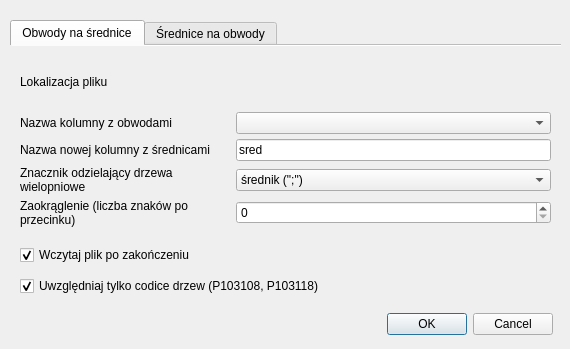
<?xml version="1.0" encoding="UTF-8"?>
<ui version="4.0">
 <class>DiamCalcDialogBase</class>
 <widget class="QDialog" name="DiamCalcDialogBase">
  <property name="windowModality">
   <enum>Qt::ApplicationModal</enum>
  </property>
  <property name="geometry">
   <rect>
    <x>0</x>
    <y>0</y>
    <width>570</width>
    <height>349</height>
   </rect>
  </property>
  <property name="windowTitle">
   <string>Przeliczanie średnic i obwodów drzew jedno oraz wielopniowych</string>
  </property>
  <widget class="QWidget" name="layoutWidget">
   <property name="geometry">
    <rect>
     <x>10</x>
     <y>20</y>
     <width>551</width>
     <height>211</height>
    </rect>
   </property>
   <layout class="QVBoxLayout" name="verticalLayout">
    <item>
     <widget class="QTabWidget" name="main_tab">
      <property name="currentIndex">
       <number>0</number>
      </property>
      <property name="documentMode">
       <bool>true</bool>
      </property>
      <property name="tabsClosable">
       <bool>false</bool>
      </property>
      <property name="movable">
       <bool>false</bool>
      </property>
      <property name="tabBarAutoHide">
       <bool>false</bool>
      </property>
      <widget class="QWidget" name="cir_to_diam_tab">
       <attribute name="title">
        <string>Obwody na średnice</string>
       </attribute>
       <widget class="QWidget" name="layoutWidget">
        <property name="geometry">
         <rect>
          <x>10</x>
          <y>10</y>
          <width>531</width>
          <height>171</height>
         </rect>
        </property>
        <layout class="QGridLayout" name="gridLayout_2" rowstretch="0,0,0,0,0" columnstretch="4,6" rowminimumheight="0,0,0,1,0" columnminimumwidth="1,1">
         <property name="verticalSpacing">
          <number>5</number>
         </property>
         <item row="1" column="1">
          <widget class="QComboBox" name="cir_col_cmb"/>
         </item>
         <item row="1" column="0">
          <widget class="QLabel" name="label_6">
           <property name="text">
            <string>Nazwa kolumny z obwodami</string>
           </property>
           <property name="wordWrap">
            <bool>true</bool>
           </property>
          </widget>
         </item>
         <item row="0" column="1">
          <widget class="QgsFileWidget" name="cir_fn_dlg">
           <property name="fileWidgetButtonVisible">
            <bool>true</bool>
           </property>
           <property name="filter">
            <string>*.shp</string>
           </property>
           <property name="options">
            <set>QFileDialog::ReadOnly</set>
           </property>
          </widget>
         </item>
         <item row="3" column="1">
          <widget class="QComboBox" name="cir_sep_cmb">
           <property name="layoutDirection">
            <enum>Qt::LeftToRight</enum>
           </property>
           <item>
            <property name="text">
             <string>średnik (&quot;;&quot;)</string>
            </property>
           </item>
           <item>
            <property name="text">
             <string>dwukropek (&quot;:&quot;)</string>
            </property>
           </item>
           <item>
            <property name="text">
             <string>plus (&quot;+&quot;)</string>
            </property>
           </item>
           <item>
            <property name="text">
             <string>minus (&quot;-&quot;)</string>
            </property>
           </item>
           <item>
            <property name="text">
             <string>przecinek (&quot;,&quot;)</string>
            </property>
           </item>
           <item>
            <property name="text">
             <string>spacja (&quot; &quot;)</string>
            </property>
           </item>
          </widget>
         </item>
         <item row="3" column="0">
          <widget class="QLabel" name="label_7">
           <property name="text">
            <string>Znacznik odzielający drzewa wielopniowe</string>
           </property>
           <property name="scaledContents">
            <bool>false</bool>
           </property>
           <property name="wordWrap">
            <bool>true</bool>
           </property>
          </widget>
         </item>
         <item row="2" column="1">
          <widget class="QLineEdit" name="cir_newcol_led">
           <property name="text">
            <string>sred</string>
           </property>
          </widget>
         </item>
         <item row="2" column="0">
          <widget class="QLabel" name="label_8">
           <property name="text">
            <string>Nazwa nowej kolumny z średnicami</string>
           </property>
           <property name="wordWrap">
            <bool>true</bool>
           </property>
          </widget>
         </item>
         <item row="0" column="0">
          <widget class="QLabel" name="label_5">
           <property name="text">
            <string>Lokalizacja pliku</string>
           </property>
           <property name="wordWrap">
            <bool>true</bool>
           </property>
          </widget>
         </item>
         <item row="4" column="0">
          <widget class="QLabel" name="label_13">
           <property name="text">
            <string>Zaokrąglenie (liczba znaków po przecinku)</string>
           </property>
           <property name="scaledContents">
            <bool>false</bool>
           </property>
           <property name="wordWrap">
            <bool>true</bool>
           </property>
          </widget>
         </item>
         <item row="4" column="1">
          <widget class="QSpinBox" name="cir_rnd_sbx">
           <property name="maximum">
            <number>10</number>
           </property>
          </widget>
         </item>
        </layout>
       </widget>
      </widget>
      <widget class="QWidget" name="diam_to_cir_tab">
       <attribute name="title">
        <string>Średnice na obwody</string>
       </attribute>
       <widget class="QWidget" name="layoutWidget">
        <property name="geometry">
         <rect>
          <x>10</x>
          <y>10</y>
          <width>531</width>
          <height>171</height>
         </rect>
        </property>
        <layout class="QGridLayout" name="gridLayout_3" rowstretch="0,0,0,0,0" columnstretch="4,6" rowminimumheight="0,0,0,1,0" columnminimumwidth="1,1">
         <property name="sizeConstraint">
          <enum>QLayout::SetDefaultConstraint</enum>
         </property>
         <property name="verticalSpacing">
          <number>5</number>
         </property>
         <item row="0" column="0">
          <widget class="QLabel" name="label_9">
           <property name="text">
            <string>Lokalizacja pliku</string>
           </property>
           <property name="wordWrap">
            <bool>true</bool>
           </property>
          </widget>
         </item>
         <item row="1" column="0">
          <widget class="QLabel" name="label_10">
           <property name="text">
            <string>Nazwa kolumny z średnicami</string>
           </property>
           <property name="wordWrap">
            <bool>true</bool>
           </property>
          </widget>
         </item>
         <item row="3" column="0">
          <widget class="QLabel" name="label_12">
           <property name="text">
            <string>Znacznik odzielający drzewa wielopniowe</string>
           </property>
           <property name="scaledContents">
            <bool>false</bool>
           </property>
           <property name="wordWrap">
            <bool>true</bool>
           </property>
          </widget>
         </item>
         <item row="2" column="0">
          <widget class="QLabel" name="label_11">
           <property name="text">
            <string>Nazwa nowej kolumny z obwodami</string>
           </property>
           <property name="wordWrap">
            <bool>true</bool>
           </property>
          </widget>
         </item>
         <item row="3" column="1">
          <widget class="QComboBox" name="diam_sep_cmb">
           <property name="layoutDirection">
            <enum>Qt::LeftToRight</enum>
           </property>
           <item>
            <property name="text">
             <string>średnik (&quot;;&quot;)</string>
            </property>
           </item>
           <item>
            <property name="text">
             <string>dwukropek(&quot;:&quot;)</string>
            </property>
           </item>
           <item>
            <property name="text">
             <string>plus (&quot;+&quot;)</string>
            </property>
           </item>
           <item>
            <property name="text">
             <string>minus (&quot;-&quot;)</string>
            </property>
           </item>
           <item>
            <property name="text">
             <string>przecinek (&quot;,&quot;)</string>
            </property>
           </item>
           <item>
            <property name="text">
             <string>spacja (&quot; &quot;)</string>
            </property>
           </item>
          </widget>
         </item>
         <item row="1" column="1">
          <widget class="QComboBox" name="diam_col_cmb"/>
         </item>
         <item row="0" column="1">
          <widget class="QgsFileWidget" name="diam_fn_dlg">
           <property name="filter">
            <string>*.shp</string>
           </property>
           <property name="options">
            <set>QFileDialog::ReadOnly</set>
           </property>
          </widget>
         </item>
         <item row="2" column="1">
          <widget class="QLineEdit" name="diam_newcol_led">
           <property name="text">
            <string>obw</string>
           </property>
          </widget>
         </item>
         <item row="4" column="0">
          <widget class="QLabel" name="label_14">
           <property name="text">
            <string>Zaokrąglenie (liczba znaków po przecinku)</string>
           </property>
           <property name="scaledContents">
            <bool>false</bool>
           </property>
           <property name="wordWrap">
            <bool>true</bool>
           </property>
          </widget>
         </item>
         <item row="4" column="1">
          <widget class="QSpinBox" name="diam_rnd_sbx">
           <property name="maximum">
            <number>10</number>
           </property>
          </widget>
         </item>
        </layout>
       </widget>
      </widget>
     </widget>
    </item>
   </layout>
  </widget>
  <widget class="QDialogButtonBox" name="btn_box">
   <property name="geometry">
    <rect>
     <x>360</x>
     <y>310</y>
     <width>193</width>
     <height>28</height>
    </rect>
   </property>
   <property name="standardButtons">
    <set>QDialogButtonBox::Cancel|QDialogButtonBox::Ok</set>
   </property>
  </widget>
  <widget class="QWidget" name="layoutWidget">
   <property name="geometry">
    <rect>
     <x>20</x>
     <y>240</y>
     <width>362</width>
     <height>61</height>
    </rect>
   </property>
   <layout class="QVBoxLayout" name="verticalLayout_2">
    <item>
     <widget class="QCheckBox" name="load_chk">
      <property name="text">
       <string>Wczytaj plik po zakończeniu</string>
      </property>
      <property name="checked">
       <bool>true</bool>
      </property>
     </widget>
    </item>
    <item>
     <widget class="QCheckBox" name="codice_chk">
      <property name="text">
       <string>Uwzględniaj tylko codice drzew (P103108, P103118)</string>
      </property>
      <property name="checked">
       <bool>true</bool>
      </property>
     </widget>
    </item>
   </layout>
  </widget>
 </widget>
 <customwidgets>
  <customwidget>
   <class>QgsFileWidget</class>
   <extends>QWidget</extends>
   <header>qgsfilewidget.h</header>
  </customwidget>
 </customwidgets>
 <resources/>
 <connections/>
</ui>
